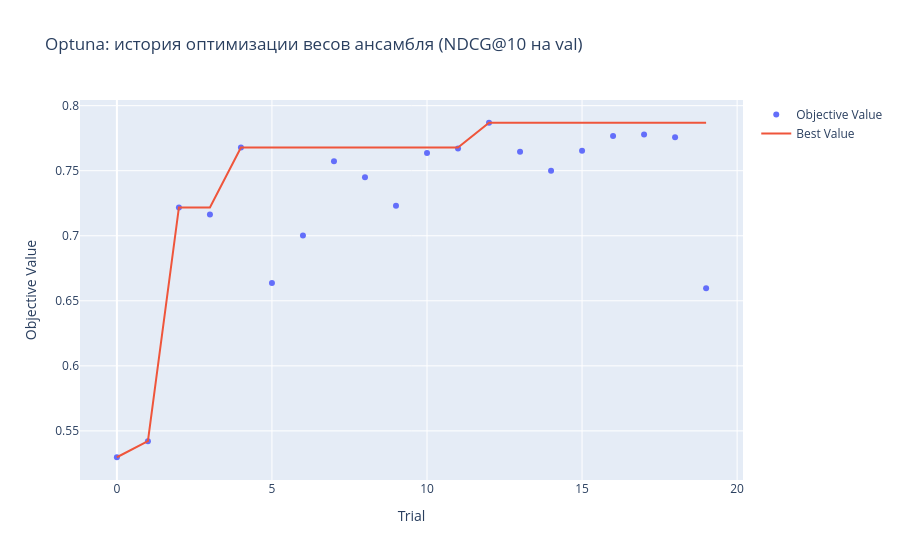
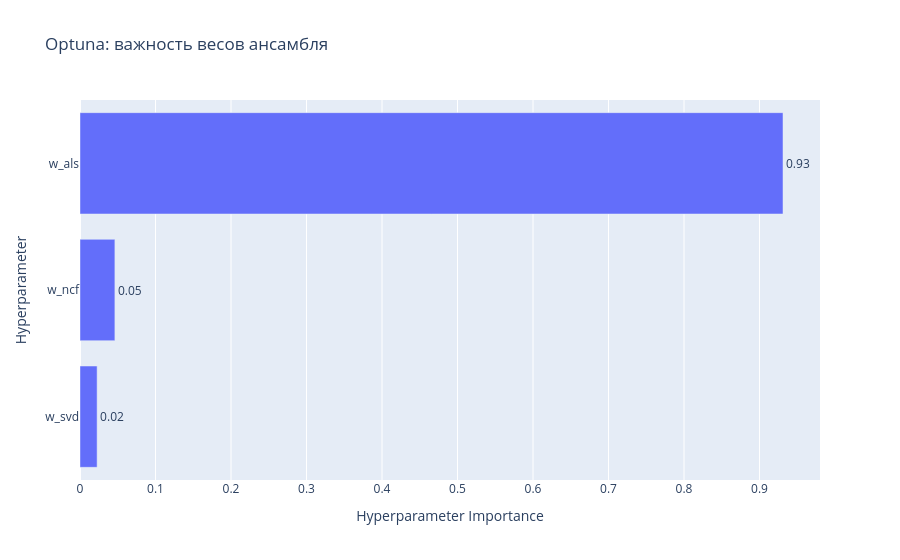

Notebook cell for these charts, in order:
### Code cell
# ── Визуализация Optuna ─────────────────────────────────────────────────────
fig_history = ov.plot_optimization_history(study_ensemble)
fig_history.update_layout(title=f'Optuna: история оптимизации весов ансамбля (NDCG@{K_PRIMARY} на val)')
fig_history.write_html(str(MODELS_DIR / 'optuna_ensemble_history.html'))
fig_history.show()

fig_importance = ov.plot_param_importances(study_ensemble)
fig_importance.update_layout(title='Optuna: важность весов ансамбля')
fig_importance.write_html(str(MODELS_DIR / 'optuna_ensemble_importance.html'))
fig_importance.show()

# ── Визуализация весов ───────────────────────────────────────────────────────
fig, ax = plt.subplots(figsize=(6, 4))
models_names = ['ALS', 'SVD', 'NCF']
weights_norm = [w_als_norm, w_svd_norm, w_ncf_norm]
colors_w = ['crimson', 'steelblue', 'teal']
bars = ax.bar(models_names, weights_norm, color=colors_w, alpha=0.88, edgecolor='white')
for bar, v in zip(bars, weights_norm):
    ax.text(bar.get_x() + bar.get_width()/2, bar.get_height() + 0.005,
            f'{v:.3f}', ha='center', fontsize=12, fontweight='bold')
ax.set_title('Оптимальные нормализованные веса ансамбля (Optuna)')
ax.set_ylabel('Вес')
ax.set_ylim(0, 1.05)
ax.grid(axis='y', alpha=0.3)
plt.tight_layout()
plt.savefig(MODELS_DIR / 'ensemble_weights.png', dpi=110, bbox_inches='tight')
plt.show()

### Figure 1 — Plotly figure (JSON) as saved in the notebook; plotly's stock layout.template omitted (floating-point values rounded to 4 significant figures)
{"data": [{"mode": "markers", "name": "Objective Value", "type": "scatter", "x": [0, 1, 2, 3, 4, 5, 6, 7, 8, 9, 10, 11, 12, 13, 14, 15, 16, 17, 18, 19], "y": [0.5297, 0.5421, 0.7218, 0.7163, 0.7679, 0.6636, 0.7002, 0.7573, 0.7449, 0.723, 0.7636, 0.767, 0.7869, 0.7645, 0.75, 0.7654, 0.7766, 0.7778, 0.7758, 0.6596]}, {"mode": "lines", "name": "Best Value", "type": "scatter", "x": [0, 1, 2, 3, 4, 5, 6, 7, 8, 9, 10, 11, 12, 13, 14, 15, 16, 17, 18, 19], "y": [0.5297, 0.5421, 0.7218, 0.7218, 0.7679, 0.7679, 0.7679, 0.7679, 0.7679, 0.7679, 0.7679, 0.7679, 0.7869, 0.7869, 0.7869, 0.7869, 0.7869, 0.7869, 0.7869, 0.7869]}, {"marker": {"color": "#cccccc"}, "mode": "markers", "name": "Infeasible Trial", "showlegend": false, "type": "scatter", "x": [], "y": []}], "layout": {"title": {"text": "Optuna: история оптимизации весов ансамбля (NDCG@10 на val)"}, "xaxis": {"title": {"text": "Trial"}}, "yaxis": {"title": {"text": "Objective Value"}}}}

### Figure 2 — Plotly figure (JSON) as saved in the notebook; plotly's stock layout.template omitted (floating-point values rounded to 4 significant figures)
{"data": [{"cliponaxis": false, "hovertemplate": ["w_svd (FloatDistribution): 0.022670648248467543<extra></extra>", "w_ncf (FloatDistribution): 0.04621774595397927<extra></extra>", "w_als (FloatDistribution): 0.9311116057975533<extra></extra>"], "name": "Objective Value", "orientation": "h", "text": ["0.02", "0.05", "0.93"], "textposition": "outside", "type": "bar", "x": [0.02267, 0.04622, 0.9311], "y": ["w_svd", "w_ncf", "w_als"]}], "layout": {"title": {"text": "Optuna: важность весов ансамбля"}, "xaxis": {"title": {"text": "Hyperparameter Importance"}}, "yaxis": {"title": {"text": "Hyperparameter"}}}}
